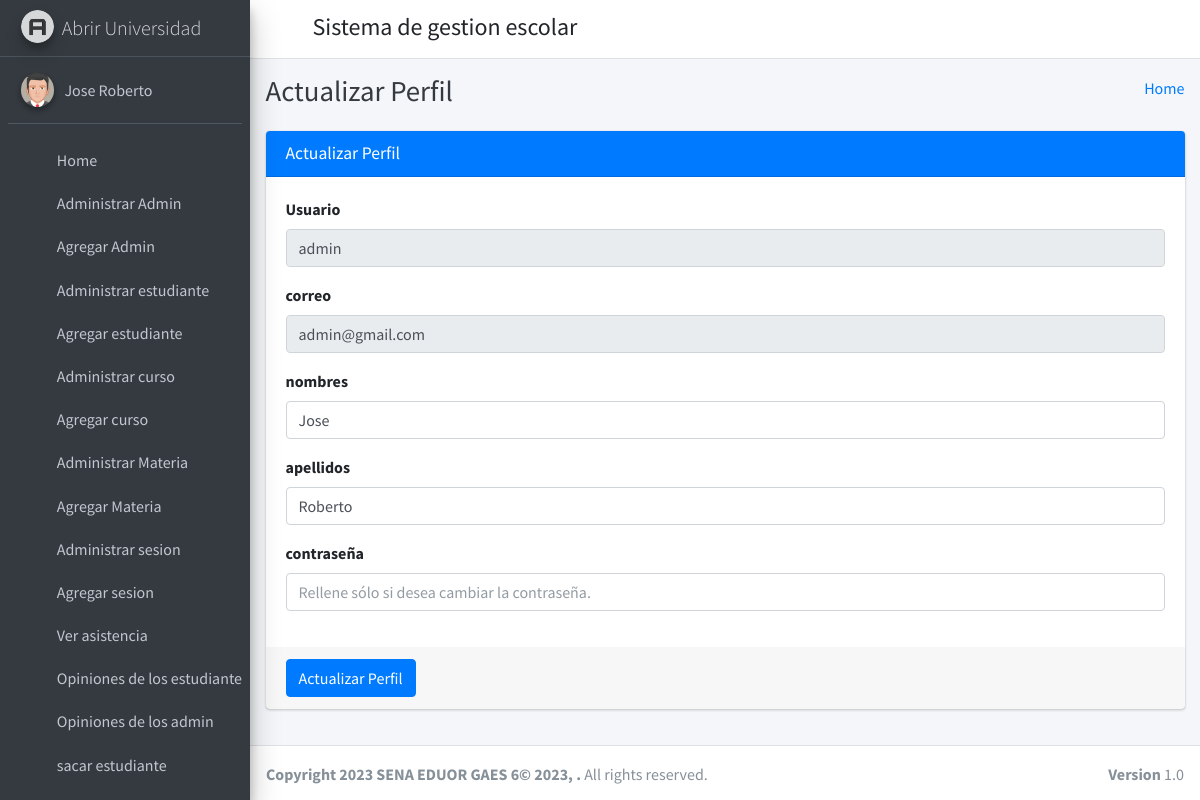
Page /admin_profile/ (signed in) on the committed database.
### student_management_app/models.py (models this page shows)
class CustomUser(AbstractUser):
    user_type_data = ((1, "HOD"), (2, "Staff"), (3, "Student"))
    user_type = models.CharField(default=1, choices=user_type_data, max_length=10)

### student_management_app/HodViews.py (the view)
# urls.py: path('admin_profile/', HodViews.admin_profile, name="admin_profile"),
def admin_profile(request):
    user = CustomUser.objects.get(id=request.user.id)
    context={
        "user": user
    }
    return render(request, 'hod_template/admin_profile.html', context)

### student_management_app/LoginCheckMiddleWare.py (called while the page is built, shortened)
    def process_view(self, request, view_func, view_args, view_kwargs):
        modulename = view_func.__module__
        user = request.user
        if user.is_authenticated:
            if user.user_type == "1":
                if modulename == "student_management_app.HodViews":
                    pass
                elif modulename == "student_management_app.views" or modulename == "django.views.static":
                    pass
                else:
                    return redirect("admin_home")
            else:
                return redirect("login")
        else:
            if request.path == reverse("login") or request.path == reverse("doLogin"):
                pass
            else:
                return redirect("login")

### student_management_app/templates/hod_template/admin_profile.html (shortened to what this page needs)
{% extends 'hod_template/base_template.html' %}
{% block page_title %}
    Actualizar Perfil
{% endblock page_title %}
{% block main_content %}
{% load static %}
<section class="content">
        <div class="container-fluid">
            <div class="row">
                <div class="col-md-12">
                    <div class="card card-primary">
                    <div class="card-header">
                        <h3 class="card-title">Actualizar Perfil</h3>
                    </div>
                    <form role="form" method="POST" action="{% url 'admin_profile_update' %}">
                        <div class="card-body">
                            <div class="form-group">
                                <label>Usuario </label>
                                <input type="text" class="form-control" name="username" value="{{ user.username }}" disabled="disabled">
                            </div>
                            <div class="form-group">
                                <label>correo </label>
                                <input type="text" class="form-control" name="email" value="{{ user.email }}" disabled="disabled">
                            </div>
                            <div class="form-group">
                                <label>nombres </label>
                                <input type="text" class="form-control" name="first_name" value="{{ user.first_name }}">
                            </div>
                            <div class="form-group">
                                <label>apellidos </label>
                                <input type="text" class="form-control" name="last_name" value="{{ user.last_name }}">
                            </div>
                            <div class="form-group">
                                <label>contraseña </label>
                                <input type="text" class="form-control" name="password" placeholder="Rellene sólo si desea cambiar la contraseña.">
                            </div>
                        </div>
                        <div class="card-footer">
                        <button type="submit" class="btn btn-primary">Actualizar Perfil</button>
                        </div>
                    </form>
                    </div>
                </div>
            </div>
        </div>
      </section>
  {% endblock main_content %}

### student_management_app/templates/hod_template/sidebar_template.html (shortened to what this page needs)
{% load static %}
<aside class="main-sidebar sidebar-dark-primary elevation-4">
      <a href="{% url 'admin_home' %}" class="brand-link">
        <img src="{% static 'dist/img/AdminLTELogo.png' %}" alt="AdminLTE Logo" class="brand-image img-circle elevation-3"
            style="opacity: .8">
        <span class="brand-text font-weight-light">Abrir Universidad</span>
      </a>
      <div class="sidebar">
        <div class="user-panel mt-3 pb-3 mb-3 d-flex">
          <div class="image">
            <img src="{% static 'dist/img/user2-160x160.jpg' %}" class="img-circle elevation-2" alt="User Image">
          </div>
          <div class="info">
            <a href="{% url 'admin_profile' %}" class="d-block">{{ user.first_name }} {{ user.last_name }}</a>
          </div>
        </div>
        <nav class="mt-2">
          <ul class="nav nav-pills nav-sidebar flex-column" data-widget="treeview" role="menu" data-accordion="false">
            <li class="nav-item">
              {% url 'admin_home' as admin_home %}
              <a href="{{ admin_home }}" class="nav-link {% if request.path == admin_home %} active {% endif %}">
                <i class="nav-icon fas fa-tachometer-alt"></i>
                <p>
                  Home
                </p>
              </a>
            </li>
            <li class="nav-item">
              {% url 'manage_staff' as manage_staff %}
              {% url 'edit_staff' staff_id=id as edit_staff %}
              <a href="{{ manage_staff }}" class="nav-link {% if request.path == manage_staff %} active {% endif %} {% if request.path == edit_staff %} active {% endif %}">
                <i class="nav-icon fas fa-chalkboard-teacher"></i>
                <p>
                  Administrar Admin
                </p>
              </a>
            </li>
            <li class="nav-item">
              {% url 'add_staff' as add_staff %}
              <a href="{{ add_staff }}" class="nav-link {% if request.path == add_staff %} active {% endif %}">
                <i class="nav-icon fas fa-th"></i>
                <p>
                  Agregar Admin
                </p>
              </a>
            </li>
            <li class="nav-item">
              {% url 'manage_student' as manage_student %}
              {% url 'edit_student' student_id=id as edit_student %}
              <a href="{{ manage_student }}" class="nav-link {% if request.path == manage_student %} active {% endif %} {% if request.path == edit_student %} active {% endif %}">
                <i class="nav-icon fas fa-user-graduate"></i>
                <p>
                  Administrar estudiante
                </p>
              </a>
            </li>
            <li class="nav-item">
              {% url 'add_student' as add_student %}
              <a href="{{ add_student }}" class="nav-link {% if request.path == add_student %} active {% endif %}">
                <i class="nav-icon fas fa-th"></i>
                <p>
                  Agregar estudiante
                </p>
              </a>
            </li>
            <li class="nav-item">
              {% url 'manage_course' as manage_course %}
              {% url 'edit_course' course_id=id as edit_course %}
              <a href="{{ manage_course }}" class="nav-link {% if request.path == manage_course %} active {% endif %} {% if request.path == edit_course %} active {% endif %}">
                <i class="nav-icon fas fa-chalkboard"></i>
                <p>
                  Administrar curso
                </p>
              </a>
            </li>
            <li class="nav-item">
            {% url 'add_course' as add_course %}
              <a href="{{ add_course }}" class="nav-link {% if request.path == add_course %} active {% endif %}">
                <i class="nav-icon fas fa-th"></i>
                <p>
                  Agregar curso
                </p>
              </a>
            </li>
            <li class="nav-item">
              {% url 'manage_subject' as manage_subject %}
              {% url 'edit_subject' subject_id=id as edit_subject %}
              <a href="{{ manage_subject }}" class="nav-link {% if request.path == manage_subject %} active {% endif %} {% if request.path == edit_subject %} active {% endif %}">
                <i class="nav-icon fas fa-book"></i>
                <p>
                  Administrar Materia
                </p>
              </a>
            </li>
            <li class="nav-item">
              {% url 'add_subject' as add_subject %}
              <a href="{{ add_subject }}" class="nav-link {% if request.path == add_subject %} active {% endif %}">
                <i class="nav-icon fas fa-th"></i>
                <p>
                  Agregar Materia
                </p>
              </a>
            </li>
            <li class="nav-item">
              {% url 'manage_session' as manage_session %}
              {% url 'edit_session' session_id=id as edit_session %}
              <a href="{{ manage_session }}" class="nav-link {% if request.path == manage_session %} active {% endif %} {% if request.path == edit_session %} active {% endif %}">
                <i class="nav-icon fas fa-graduation-cap"></i>
                <p>
                  Administrar sesion
                </p>
              </a>
            </li>
            <li class="nav-item">
              {% url 'add_session' as add_session %}
              <a href="{{ add_session }}" class="nav-link {% if request.path == add_session %} active {% endif %}">
                <i class="nav-icon fas fa-th"></i>
                <p>
                  Agregar sesion
                </p>
              </a>
            </li>
            <li class="nav-item">
              {% url 'admin_view_attendance' as admin_view_attendance %}
              <a href="{{ admin_view_attendance }}" class="nav-link {% if request.path == admin_view_attendance %} active {% endif %}">
                <i class="nav-icon fas fa-calendar-alt"></i>
                <p>
                  Ver asistencia
                </p>
              </a>
            </li>
            <li class="nav-item">
              {% url 'student_feedback_message' as student_feedback_message %}
              <a href="{{ student_feedback_message }}" class="nav-link {% if request.path == student_feedback_message %} active {% endif %}">
                <i class="nav-icon fas fa-th"></i>
                <p>
                  Opiniones de los estudiantes
                </p>
              </a>
            </li>
            <li class="nav-item">
              {% url 'staff_feedback_message' as staff_feedback_message %}
              <a href="{{ staff_feedback_message }}" class="nav-link {% if request.path == staff_feedback_message %} active {% endif %}">
                <i class="nav-icon fas fa-th"></i>
                <p>
                  Opiniones de los admin
                </p>
              </a>
            </li>
            <li class="nav-item">
              {% url 'student_leave_view' as student_leave_view %}
              <a href="{{ student_leave_view }}" class="nav-link {% if request.path == student_leave_view %} active {% endif %}">
                <i class="nav-icon fas fa-th"></i>
                <p>
                  sacar estudiante
                </p>
              </a>
            </li>
            <li class="nav-item">
              {% url 'staff_leave_view' as staff_leave_view %}
              <a href="{{ staff_leave_view }}" class="nav-link {% if request.path == staff_leave_view %} active {% endif %}">
                <p>
                </p>
              </a>
            </li>
          </ul>
        </nav>
      </div>
    </aside>

### rows in the picture
CustomUser: first_name "Jose", last_name "Roberto", username "admin", email "admin@gmail.com"
